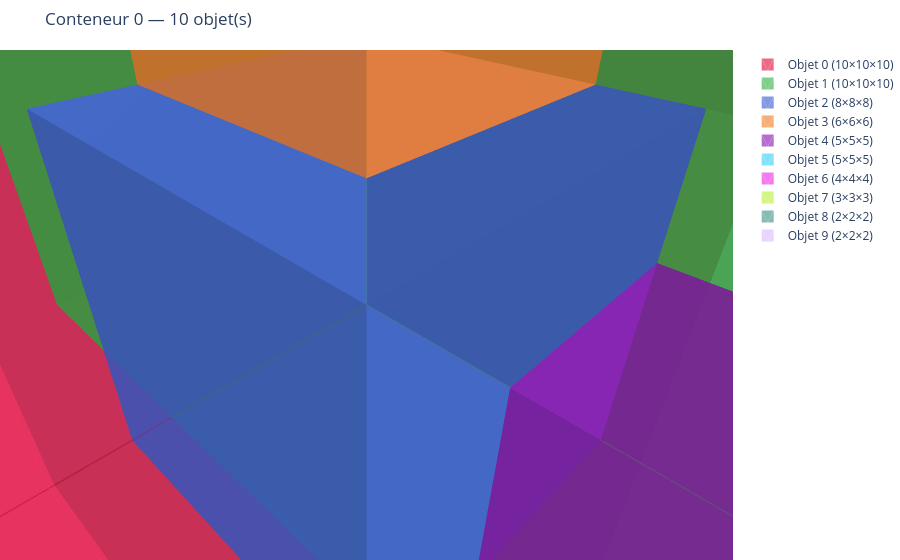

Write notebook code for a chart like this one.
### Markdown cell above
---
## 6. Visualisation solution complète (medium_10)

### Code cell
inst_m = REFERENCE_INSTANCES['medium_10']
r_m = solve(inst_m['items'], inst_m['container'], time_limit=60)
print(summary_table(inst_m['items'], r_m, inst_m['container']))
for fig in plot_all_bins(inst_m['items'], r_m, inst_m['container']):
    fig.show()

### Figure 1 — Plotly figure (JSON) as saved in the notebook; plotly's stock layout.template omitted (floating-point values rounded to 4 significant figures)
{"data": [{"line": {"color": "black", "width": 3}, "mode": "lines", "name": "Conteneur", "showlegend": false, "type": "scatter3d", "x": [0, 20, null, 20, 20, null, 20, 0, null, 0, 0, null, 0, 20, null, 20, 20, null, 20, 0, null, 0, 0, null, 0, 0, null, 20, 20, null, 20, 20, null, 0, 0, null], "y": [0, 0, null, 0, 20, null, 20, 20, null, 20, 0, null, 0, 0, null, 0, 20, null, 20, 20, null, 20, 0, null, 0, 0, null, 0, 0, null, 20, 20, null, 20, 20, null], "z": [0, 0, null, 0, 0, null, 0, 0, null, 0, 0, null, 20, 20, null, 20, 20, null, 20, 20, null, 20, 20, null, 0, 20, null, 0, 20, null, 0, 20, null, 0, 20, null]}, {"color": "#e6194b", "flatshading": true, "i": [0, 0, 4, 4, 0, 0, 2, 2, 0, 0, 1, 1], "j": [1, 2, 5, 6, 1, 5, 3, 7, 3, 7, 2, 6], "k": [2, 3, 6, 7, 5, 4, 7, 6, 7, 4, 6, 5], "name": "Objet 0 (10×10×10)", "opacity": 0.65, "showlegend": true, "type": "mesh3d", "x": [10, 20, 20, 10, 10, 20, 20, 10], "y": [1, 1, 11, 11, 1, 1, 11, 11], "z": [1, 1, 1, 1, 11, 11, 11, 11]}, {"color": "#3cb44b", "flatshading": true, "i": [0, 0, 4, 4, 0, 0, 2, 2, 0, 0, 1, 1], "j": [1, 2, 5, 6, 1, 5, 3, 7, 3, 7, 2, 6], "k": [2, 3, 6, 7, 5, 4, 7, 6, 7, 4, 6, 5], "name": "Objet 1 (10×10×10)", "opacity": 0.65, "showlegend": true, "type": "mesh3d", "x": [0, 10, 10, 0, 0, 10, 10, 0], "y": [6, 6, 16, 16, 6, 6, 16, 16], "z": [8, 8, 8, 8, 18, 18, 18, 18]}, {"color": "#4363d8", "flatshading": true, "i": [0, 0, 4, 4, 0, 0, 2, 2, 0, 0, 1, 1], "j": [1, 2, 5, 6, 1, 5, 3, 7, 3, 7, 2, 6], "k": [2, 3, 6, 7, 5, 4, 7, 6, 7, 4, 6, 5], "name": "Objet 2 (8×8×8)", "opacity": 0.65, "showlegend": true, "type": "mesh3d", "x": [0, 8, 8, 0, 0, 8, 8, 0], "y": [0, 0, 8, 8, 0, 0, 8, 8], "z": [0, 0, 0, 0, 8, 8, 8, 8]}, {"color": "#f58231", "flatshading": true, "i": [0, 0, 4, 4, 0, 0, 2, 2, 0, 0, 1, 1], "j": [1, 2, 5, 6, 1, 5, 3, 7, 3, 7, 2, 6], "k": [2, 3, 6, 7, 5, 4, 7, 6, 7, 4, 6, 5], "name": "Objet 3 (6×6×6)", "opacity": 0.65, "showlegend": true, "type": "mesh3d", "x": [0, 6, 6, 0, 0, 6, 6, 0], "y": [0, 0, 6, 6, 0, 0, 6, 6], "z": [8, 8, 8, 8, 14, 14, 14, 14]}, {"color": "#911eb4", "flatshading": true, "i": [0, 0, 4, 4, 0, 0, 2, 2, 0, 0, 1, 1], "j": [1, 2, 5, 6, 1, 5, 3, 7, 3, 7, 2, 6], "k": [2, 3, 6, 7, 5, 4, 7, 6, 7, 4, 6, 5], "name": "Objet 4 (5×5×5)", "opacity": 0.65, "showlegend": true, "type": "mesh3d", "x": [0, 5, 5, 0, 0, 5, 5, 0], "y": [8, 8, 13, 13, 8, 8, 13, 13], "z": [0, 0, 0, 0, 5, 5, 5, 5]}, {"color": "#42d4f4", "flatshading": true, "i": [0, 0, 4, 4, 0, 0, 2, 2, 0, 0, 1, 1], "j": [1, 2, 5, 6, 1, 5, 3, 7, 3, 7, 2, 6], "k": [2, 3, 6, 7, 5, 4, 7, 6, 7, 4, 6, 5], "name": "Objet 5 (5×5×5)", "opacity": 0.65, "showlegend": true, "type": "mesh3d", "x": [0, 5, 5, 0, 0, 5, 5, 0], "y": [13, 13, 18, 18, 13, 13, 18, 18], "z": [0, 0, 0, 0, 5, 5, 5, 5]}, {"color": "#f032e6", "flatshading": true, "i": [0, 0, 4, 4, 0, 0, 2, 2, 0, 0, 1, 1], "j": [1, 2, 5, 6, 1, 5, 3, 7, 3, 7, 2, 6], "k": [2, 3, 6, 7, 5, 4, 7, 6, 7, 4, 6, 5], "name": "Objet 6 (4×4×4)", "opacity": 0.65, "showlegend": true, "type": "mesh3d", "x": [8, 12, 12, 8, 8, 12, 12, 8], "y": [16, 16, 20, 20, 16, 16, 20, 20], "z": [0, 0, 0, 0, 4, 4, 4, 4]}, {"color": "#bfef45", "flatshading": true, "i": [0, 0, 4, 4, 0, 0, 2, 2, 0, 0, 1, 1], "j": [1, 2, 5, 6, 1, 5, 3, 7, 3, 7, 2, 6], "k": [2, 3, 6, 7, 5, 4, 7, 6, 7, 4, 6, 5], "name": "Objet 7 (3×3×3)", "opacity": 0.65, "showlegend": true, "type": "mesh3d", "x": [12, 15, 15, 12, 12, 15, 15, 12], "y": [11, 11, 14, 14, 11, 11, 14, 14], "z": [0, 0, 0, 0, 3, 3, 3, 3]}, {"color": "#469990", "flatshading": true, "i": [0, 0, 4, 4, 0, 0, 2, 2, 0, 0, 1, 1], "j": [1, 2, 5, 6, 1, 5, 3, 7, 3, 7, 2, 6], "k": [2, 3, 6, 7, 5, 4, 7, 6, 7, 4, 6, 5], "name": "Objet 8 (2×2×2)", "opacity": 0.65, "showlegend": true, "type": "mesh3d", "x": [15, 17, 17, 15, 15, 17, 17, 15], "y": [11, 11, 13, 13, 11, 11, 13, 13], "z": [0, 0, 0, 0, 2, 2, 2, 2]}, {"color": "#dcbeff", "flatshading": true, "i": [0, 0, 4, 4, 0, 0, 2, 2, 0, 0, 1, 1], "j": [1, 2, 5, 6, 1, 5, 3, 7, 3, 7, 2, 6], "k": [2, 3, 6, 7, 5, 4, 7, 6, 7, 4, 6, 5], "name": "Objet 9 (2×2×2)", "opacity": 0.65, "showlegend": true, "type": "mesh3d", "x": [17, 19, 19, 17, 17, 19, 19, 17], "y": [11, 11, 13, 13, 11, 11, 13, 13], "z": [0, 0, 0, 0, 2, 2, 2, 2]}], "layout": {"margin": {"b": 0, "l": 0, "r": 0, "t": 50}, "scene": {"aspectmode": "manual", "aspectratio": {"x": 20, "y": 20, "z": 20}, "xaxis": {"range": [0, 20], "title": {"text": "X (largeur)"}}, "yaxis": {"range": [0, 20], "title": {"text": "Y (profondeur)"}}, "zaxis": {"range": [0, 20], "title": {"text": "Z (hauteur)"}}}, "title": {"text": "Conteneur 0 — 10 objet(s)"}}}
